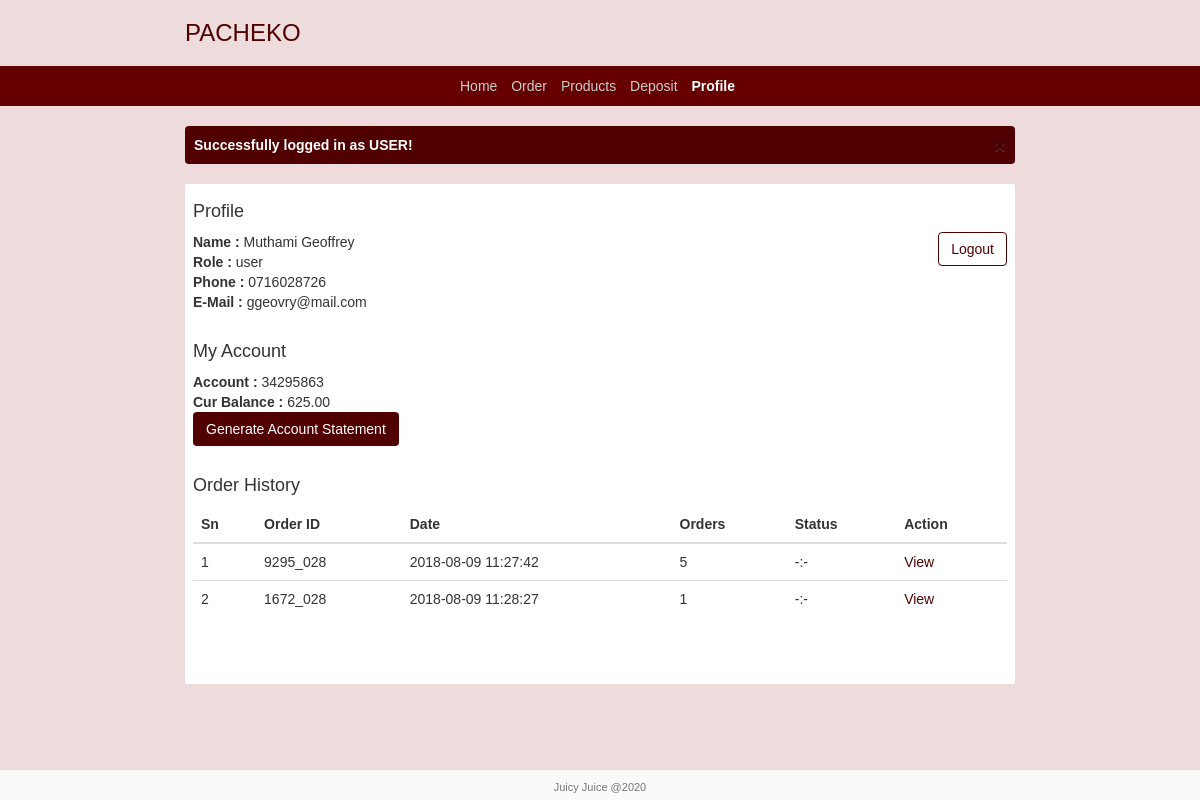
/profile.php (signed in), run on the app's committed database.
### tables this page shows
CREATE TABLE `accounts` (
  `id` int(11) NOT NULL,
  `user_id` int(11) DEFAULT NULL,
  `account_no` varchar(255) DEFAULT NULL,
  `balance` decimal(10,0) NOT NULL DEFAULT '0'
);

CREATE TABLE `meta_orders` (
  `id` int(10) UNSIGNED NOT NULL,
  `user_id` int(11) NOT NULL,
  `code` varchar(255) DEFAULT NULL,
  `order_date` datetime NOT NULL DEFAULT CURRENT_TIMESTAMP
);

### session.php (called while the page is built, shortened)
<?php
if (!isset($_SESSION['user'])) {
    header('location:login.php');
} else {
    function auth($col){
        $user = $_SESSION['user'];
        return @$user->$col;
    }
}

### profile.php (the view, shortened to what this page needs)
<?php include('session.php') ?>
<!DOCTYPE html>
<html>
<head>
    <link rel="stylesheet" type="text/css" href="css/bootstrap.css">
    <link rel="stylesheet" type="text/css" href="css/styles.css">
</head>
<body>
<?php include "db.php" ?>
<?php include "header.php" ?>
<div class="container">
    <?php include('message.php') ?>
    <div class="content">
        <h4 class="">Profile</h4>
        <?php if (!isset($_SESSION['user'])) : ?>
            <div class="text-danger h4">
                Your not logged in. <a href="login.php">Click here</a> to login.
            </div>
        <?php else: ?>
            <?php $auth = auth('id') ?>
            <?php $account = mysqli_query($db, "SELECT * FROM accounts WHERE user_id='$auth'")->fetch_object(); ?>
            <a href="profile.php?logout=true" class="btn btn-juicy pull-right">Logout</a>
            <b>Name :</b> <?php echo auth('name') ?><br>
            <b>Role :</b> <?php echo auth('role') ?><br>
            <b>Phone :</b> <?php echo auth('phone') ?><br>
            <b>E-Mail :</b> <?php echo auth('email') ?><br>
            <br>
            <h4>My Account</h4>
            <b>Account :</b> <?php echo $account->account_no ?> <br>
            <b>Cur Balance :</b> <?php echo number_format($account->balance, 2) ?> <br>
            <a href="statement.php" class="btn btn-juicy-fill">Generate Account Statement</a>
            <br>
            <br>
            <h4>Order History</h4>
        <?php endif ?>
        <?php $id = auth('id') ?>
        <?php $meta_orders = mysqli_query($db, "SELECT * FROM meta_orders WHERE user_id='$id'") ?>
        <table class="table">
            <thead>
            <tr>
                <th>Sn</th>
                <th>Order ID</th>
                <th>Date</th>
                <th>Orders</th>
                <th>Status</th>
                <th>Action</th>
            </tr>
            </thead>
            <?php while ($meta = mysqli_fetch_object($meta_orders)) : ?>
                <?php $orders = mysqli_query($db, "SELECT * FROM orders WHERE meta_id='$meta->id'") ?>
                <tr>
                    <td><?php echo @++$i ?></td>
                    <td><?php echo $meta->code ?></td>
                    <td><?php echo $meta->order_date ?></td>
                    <td><?php echo $orders->num_rows ?></td>
                    <td><?php echo '-:-' ?></td>
                    <td>
                        <a href="view_order.php?id=<?php echo $meta->id ?>">View</a>
                    </td>
                </tr>
            <?php endwhile ?>
        </table>
    </div>
</div>
<?php include 'footer.php' ?>
</body>
</html>

### css/styles.css (style rules this page uses)
* { margin: 0; padding: 0; }
html { position: relative; min-height: 100%; }
body { font-family: Ubuntu, sans-serif; background-color: #a02f2f2b; }
a { color: #500000; }
.container { margin-top: 20px; margin-bottom: 20px; width: 860px; }
.content { border-radius: 2px; background-color: #fff; padding: 8px; min-height: 500px; }
.btn-juicy-fill { color: #fff; background-color: #500000; border-color: transparent; }
.btn-juicy { color: #500000; background-color: transparent; border-color: #500000; }

### data on the page
accounts: account_no "34295863", balance "625.00"
meta_orders: i "1", code "9295_028", order_date "2018-08-09 11:27:42", num_rows "5"
meta_orders: i "2", code "1672_028", order_date "2018-08-09 11:28:27", num_rows "1"

### other printed values
$_SESSION['message'] "Successfully logged in as USER!"
auth('name') "Muthami Geoffrey"
auth('role') "user"
auth('phone') "0716028726"
auth('email') "ggeovry@mail.com"
